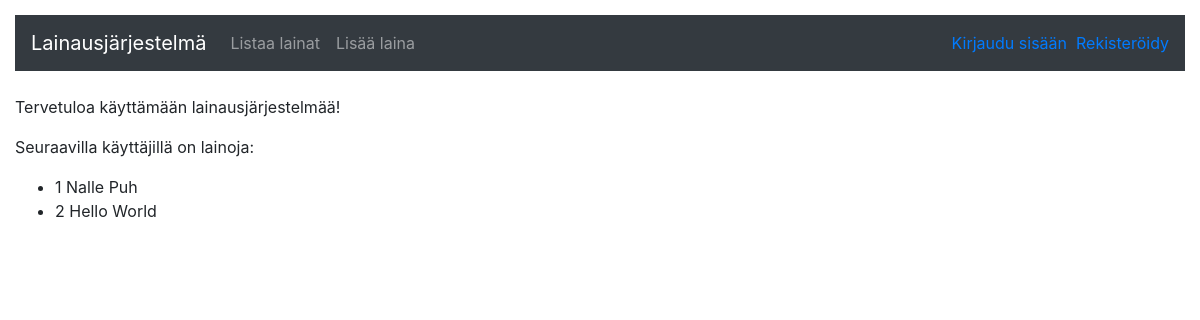
Before: / with the older database file.
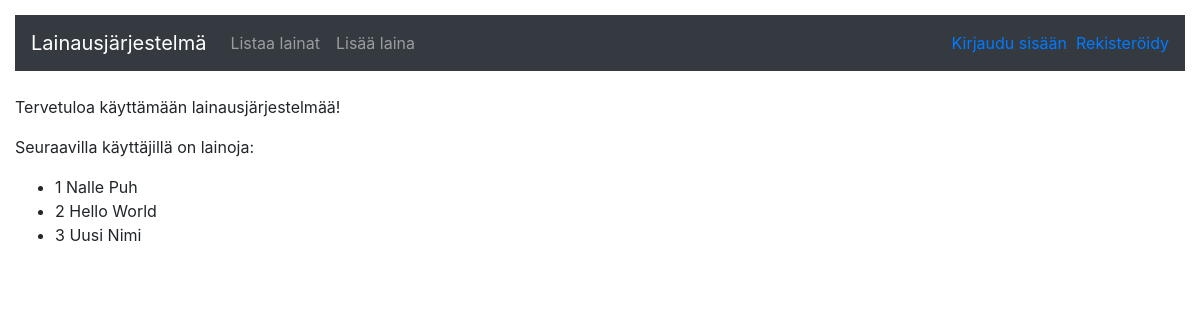
After: the same page with the newer database file.
### application/auth/models.py (models this page shows, shortened)
class User(Base):
    __tablename__ = "account"
    name = db.Column(db.String(144), nullable=False)
    username = db.Column(db.String(144), nullable=False)
    password = db.Column(db.String(144), nullable=False)
    tasks = db.relationship("Loan", backref='account', lazy=True)
    @staticmethod
    def find_users_with_no_loans():
        stmt = text("SELECT Account.id, Account.name FROM Account"
                    " LEFT JOIN Loan ON Loan.account_id = Account.id"
                    " WHERE (Loan.returned = 0)"
                    " GROUP BY Account.id"
                    " HAVING COUNT(Loan.id) > 0")
        res = db.engine.execute(stmt)
        response = []
        for row in res:
            response.append({"id":row[0], "name":row[1]})
        return response

### application/views.py (the view)
@app.route("/")
def index():
    return render_template("index.html", has_loans=User.find_users_with_no_loans())

### application/templates/index.html
{% extends "layout.html" %}
{% block body %}
  <p>
    Tervetuloa käyttämään lainausjärjestelmää!
  </p>
  {% if has_loans is defined %}
  <p>
    Seuraavilla käyttäjillä on lainoja:
  </p>
  <ul>
    {% for user in has_loans %}
    <li>
      {{user.id}} {{user.name}}
    </li>
    {% endfor %}
  </ul>
  {% endif %}
{% endblock %}

### application/templates/layout.html (shortened to what this page needs)
<!DOCTYPE html>
  <html>
    <head>
      <link rel="stylesheet" href="https://maxcdn.bootstrapcdn.com/bootstrap/4.0.0/css/bootstrap.min.css">
    </head>
    <body>
      <nav class="navbar navbar-expand-md navbar-dark bg-dark mb-4">
        <a class="navbar-brand" href="#">Lainausjärjestelmä</a>
	      <div class="collapse navbar-collapse" id="navbarCollapse">
          <ul class="navbar-nav mr-auto">
            <li class="nav-item">
              <a class="nav-link" href="{{ url_for('loans_index') }} ">Listaa lainat</a>
            </li>
            <li>
              <a class="nav-link" href="{{ url_for('loans_form') }} ">Lisää laina</a>
            </li>
          </ul>
          <div class="form-inline mt-2 mt-md-0">
            {% if current_user.is_authenticated %}
            <a href="{{ url_for('auth_logout') }}">Tervetuloa {{ current_user.name }}! &nbsp;&nbsp; Kirjaudu ulos</a>
            {% else %}
            <a href="{{ url_for('auth_login') }}">Kirjaudu sisään</a>
            <a href="{{ url_for('auth_register') }}">Rekisteröidy</a>
            {% endif %}
          </div>
        </div>
      </nav>
      {% block body %}{% endblock %}
    </body>
  </html>

### application/templates/layout.html (style rules this page uses)
body { padding: 15px; }

Changed rows visible on the page:
added User: id "3", name "Uusi Nimi"
